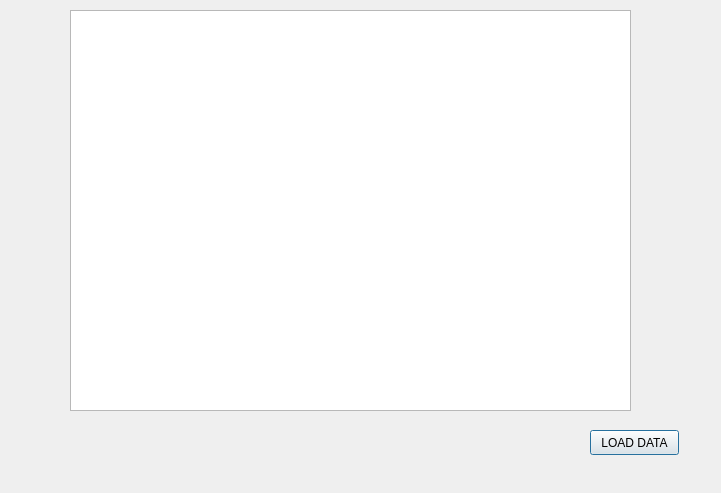
<?xml version="1.0" encoding="UTF-8"?>
<ui version="4.0">
 <class>Dialog</class>
 <widget class="QDialog" name="Dialog">
  <property name="geometry">
   <rect>
    <x>0</x>
    <y>0</y>
    <width>721</width>
    <height>493</height>
   </rect>
  </property>
  <property name="windowTitle">
   <string>Dialog</string>
  </property>
  <widget class="QPushButton" name="pushButton">
   <property name="geometry">
    <rect>
     <x>590</x>
     <y>430</y>
     <width>89</width>
     <height>25</height>
    </rect>
   </property>
   <property name="text">
    <string>LOAD DATA</string>
   </property>
  </widget>
  <widget class="QTableWidget" name="tableWidget">
   <property name="geometry">
    <rect>
     <x>70</x>
     <y>10</y>
     <width>561</width>
     <height>401</height>
    </rect>
   </property>
  </widget>
 </widget>
 <resources/>
 <connections/>
</ui>
